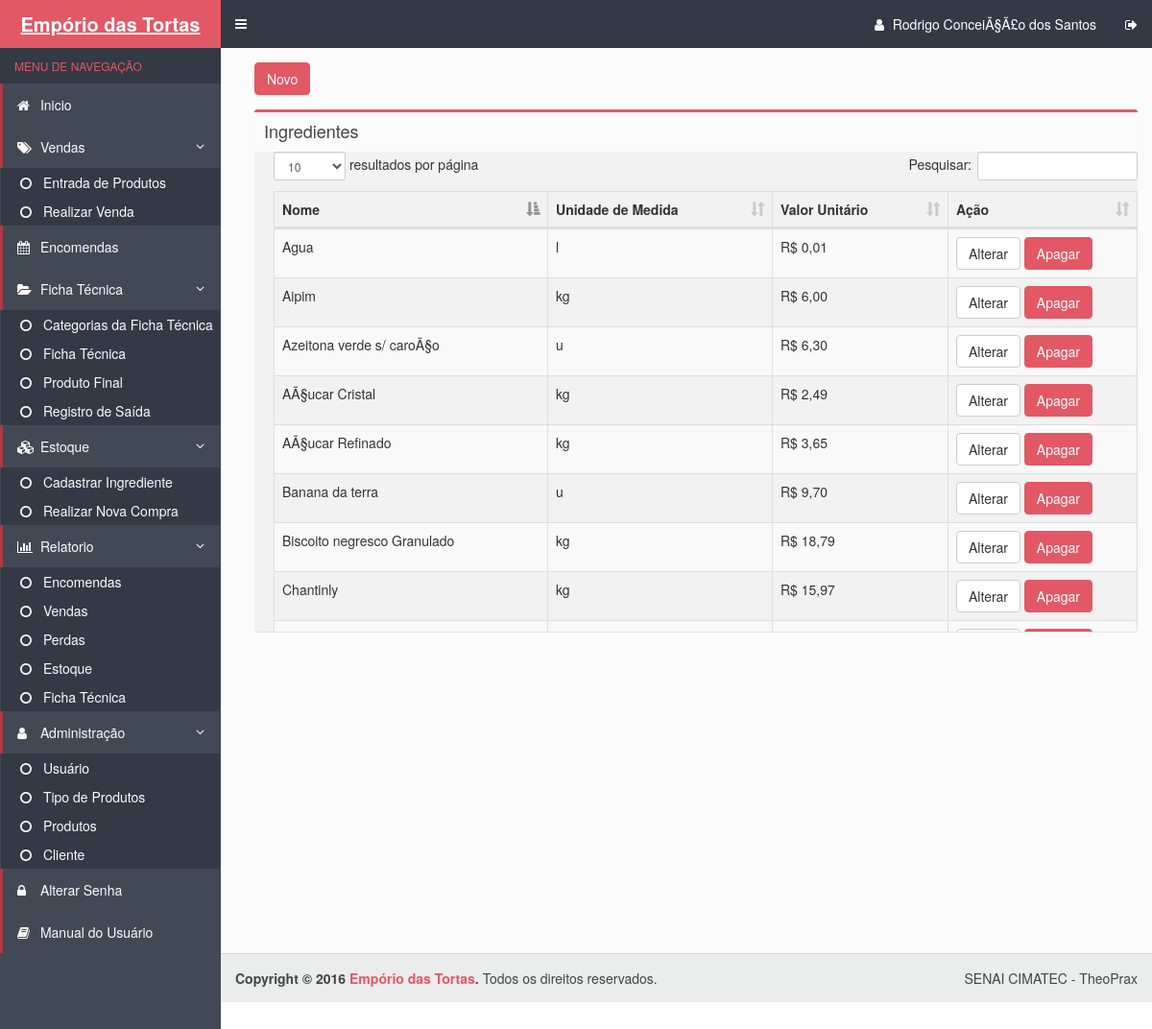
/estoque.php (signed in), run on an earlier commit of the app's database.
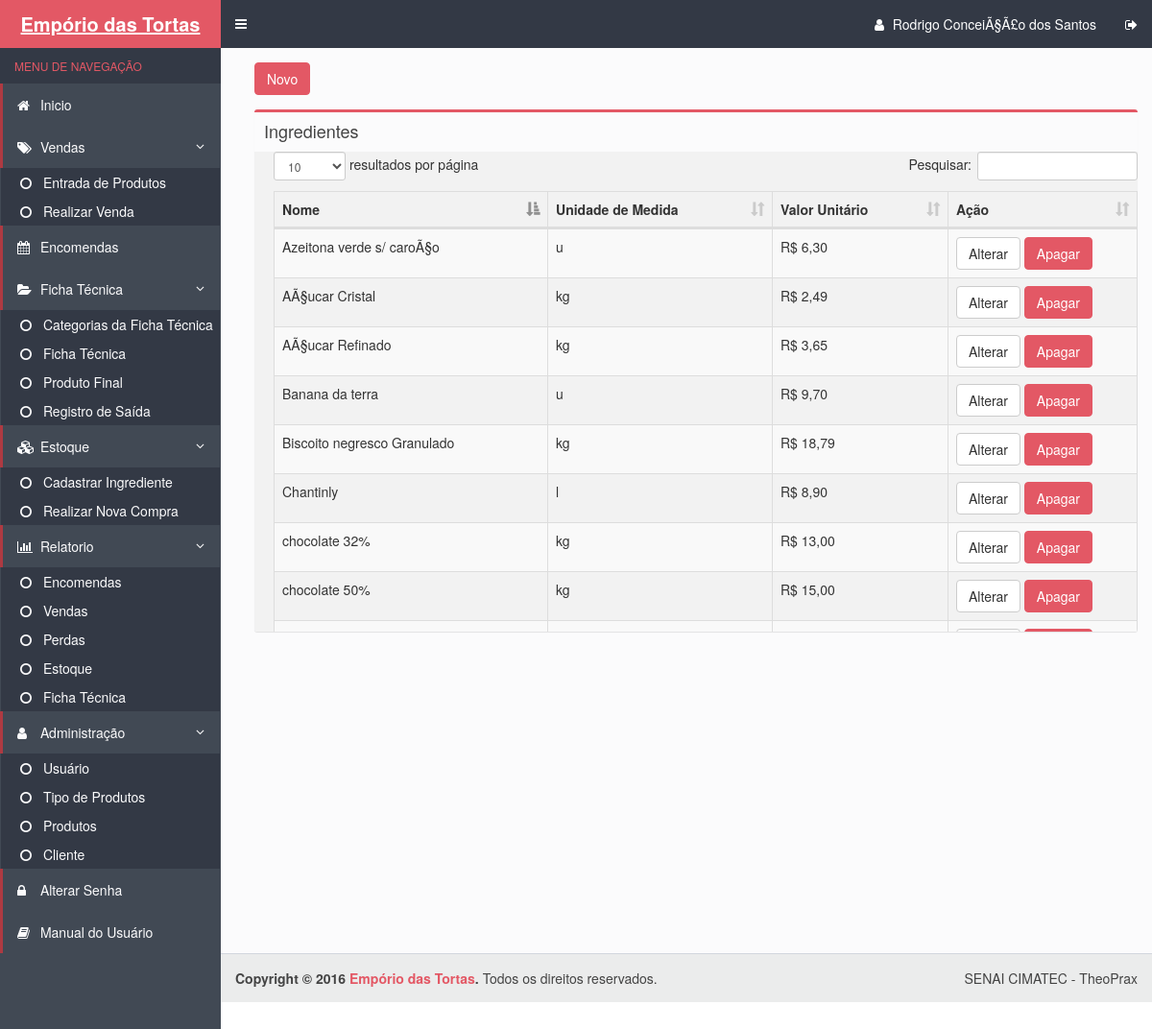
And on a later commit of the database.
### tables this page shows
CREATE TABLE IF NOT EXISTS `ingrediente` (
  `cod_ingrediente` int(11) NOT NULL AUTO_INCREMENT,
  `nome` varchar(50) NOT NULL,
  `cod_unidademedida` int(11) NOT NULL,
  `valorunitario` decimal(10,2) NOT NULL,
  PRIMARY KEY (`cod_ingrediente`),
  KEY `cod_unidademedida` (`cod_unidademedida`)
);

CREATE TABLE IF NOT EXISTS `unidademedida` (
  `cod_unidademedida` int(11) NOT NULL AUTO_INCREMENT,
  `nome` varchar(10) NOT NULL,
  PRIMARY KEY (`cod_unidademedida`)
);

### estoque.php (the view, shortened to what this page needs)
<!DOCTYPE html>
<html>
  <head>
    <link rel="stylesheet" href="bootstrap/css/bootstrap.css">
    <link rel="stylesheet" href="https://maxcdn.bootstrapcdn.com/font-awesome/4.4.0/css/font-awesome.min.css">
    <link rel="stylesheet" href="https://code.ionicframework.com/ionicons/2.0.1/css/ionicons.min.css">
    <link rel="stylesheet" href="dist/css/AdminLTE.css">
    <link rel="stylesheet" href="dist/css/skins/skin-blue.css">
  </head>
  <body class="hold-transition skin-blue sidebar-mini">
    <div class="wrapper">
      <?php include_once("includes/header.php") ?>
      <?php include_once("includes/menu.php") ?>
      <div class="content-wrapper">
        <section class="content">
          <div class="row">
            <div class="col-xs-12">
             <a class="btn btn-danger" href="forms/cadastrar_ingrediente.php">Novo</a>
             <section class="content-header">
          </section>
              <div class="box">
                <div class="box-header">
                  <h3 class="box-title">Ingredientes</h3>
                </div>
                <div class="box-body table-responsive no-padding"  style='overflow:auto;' id="scroll">
                  <table id="example" class="table table-striped table-bordered" cellspacing="0" width="100%">
                    <thead>
                      <tr>
                        <th class="views-field views-field-id">Nome</th>
                        <th class="views-field views-field-id">Unidade de Medida</th>
                        <th class="views-field views-field-id">Valor Unitário</th>
                        <th class="views-field views-field-field-nome">Ação</th>
                    </thead>
                    <tbody>
                       <?php
                           $pdo = Database::connect();
                           $sql = "SELECT ingrediente.*,unidademedida.nome as unidade, ingrediente.nome as ingrediente FROM ingrediente
                                  inner join unidademedida on ingrediente.cod_unidademedida=unidademedida.cod_unidademedida";
                            foreach ($pdo->query($sql) as $row) {
                                echo '<tr>';
                                echo '<td>'. $row['nome'] . '</td>';
                                echo '<td>'. $row['unidade'] . '</td>';
                                 echo '<td>' . 'R$ ' . number_format($row['valorunitario'], 2, ',', '.') .   '</td>';
                                echo '<td width=180>';
                                echo '<a class="btn btn-default" href="forms/Atualizar_ingrediente.php?id='.$row['cod_ingrediente'].'">Alterar</a>';
                                echo '<a class="btn btn-danger" href="DAO/Excluir_ingrediente_DAO.php?id='.$row['cod_ingrediente'].'">Apagar</a>';
                                echo '</td>';
                                echo '</tr>';
                           }
                          ?>
                    </tbody>
                    </table>
                </div>
              </div>
            </div>
          </div>
        </section>
      </div>
      <?php include_once("includes/footer.php") ?>
    <link rel="stylesheet" type="text/css" href="css/bootstrap.css">
    <link rel="stylesheet" type="text/css" href="css/dataTables.bootstrap.min.css">
  </body>
</html>

What changed in the data, as far as the page shows it:
removed ingrediente: nome "Aipim", cod_unidademedida.nome "kg", valorunitario "6,00"
removed ingrediente: nome "Agua", cod_unidademedida.nome "l", valorunitario "0,01"
now on this page (row unchanged): ingrediente: nome "chocolate 50%", cod_unidademedida.nome "kg", valorunitario "15,00"
changed ingrediente "Chantinly": cod_unidademedida.nome "kg" → "l"; valorunitario "15,97" → "8,90"
now on this page (row unchanged): ingrediente: nome "chocolate 32%", cod_unidademedida.nome "kg", valorunitario "13,00"
